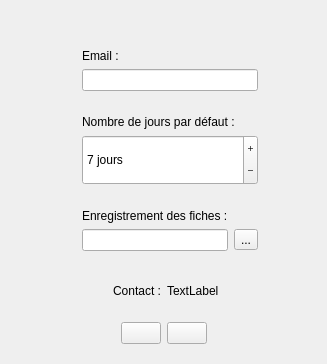
     <widget class="QFrame" name="frame_settings">
      <property name="frameShape">
       <enum>QFrame::NoFrame</enum>
      </property>
      <property name="frameShadow">
       <enum>QFrame::Raised</enum>
      </property>
      <layout class="QGridLayout" name="gridLayout_38">
       <item row="1" column="0">
        <widget class="QFrame" name="frame_5">
         <property name="frameShape">
          <enum>QFrame::NoFrame</enum>
         </property>
         <property name="frameShadow">
          <enum>QFrame::Raised</enum>
         </property>
         <layout class="QGridLayout" name="gridLayout_40">
          <item row="0" column="1">
           <widget class="QFrame" name="frame_settings_email">
            <property name="frameShape">
             <enum>QFrame::NoFrame</enum>
            </property>
            <property name="frameShadow">
             <enum>QFrame::Raised</enum>
            </property>
            <layout class="QGridLayout" name="gridLayout_41">
             <item row="1" column="1">
              <widget class="QLineEdit" name="lE_email"/>
             </item>
             <item row="0" column="1">
              <widget class="QLabel" name="label_12">
               <property name="text">
                <string>Email : </string>
               </property>
              </widget>
             </item>
             <item row="0" column="0" rowspan="2">
              <widget class="QLabel" name="img_settings_email">
               <property name="maximumSize">
                <size>
                 <width>40</width>
                 <height>40</height>
                </size>
               </property>
               <property name="text">
                <string/>
               </property>
               <property name="pixmap">
                <pixmap>images/icon_send.png</pixmap>
               </property>
               <property name="scaledContents">
                <bool>true</bool>
               </property>
              </widget>
             </item>
            </layout>
           </widget>
          </item>
          <item row="1" column="1">
           <widget class="QFrame" name="frame_settings_days">
            <property name="frameShape">
             <enum>QFrame::NoFrame</enum>
            </property>
            <property name="frameShadow">
             <enum>QFrame::Raised</enum>
            </property>
            <layout class="QGridLayout" name="gridLayout_42">
             <item row="0" column="1">
              <widget class="QLabel" name="label_13">
               <property name="text">
                <string>Nombre de jours par défaut :</string>
               </property>
              </widget>
             </item>
             <item row="1" column="1">
              <widget class="QSpinBox" name="sB_settings_days">
               <property name="sizePolicy">
                <sizepolicy hsizetype="Expanding" vsizetype="Fixed">
                 <horstretch>0</horstretch>
                 <verstretch>0</verstretch>
                </sizepolicy>
               </property>
               <property name="minimumSize">
                <size>
                 <width>0</width>
                 <height>50</height>
                </size>
               </property>
               <property name="buttonSymbols">
                <enum>QAbstractSpinBox::PlusMinus</enum>
               </property>
               <property name="suffix">
                <string> jours</string>
               </property>
               <property name="value">
                <number>7</number>
               </property>
              </widget>
             </item>
             <item row="0" column="0" rowspan="2">
              <widget class="QLabel" name="img_settings_days">
               <property name="maximumSize">
                <size>
                 <width>40</width>
                 <height>40</height>
                </size>
               </property>
               <property name="text">
                <string/>
               </property>
               <property name="pixmap">
                <pixmap>images/icon_date_3colors_t_LD.png</pixmap>
               </property>
               <property name="scaledContents">
                <bool>true</bool>
               </property>
              </widget>
             </item>
            </layout>
           </widget>
          </item>
          <item row="2" column="1">
           <widget class="QFrame" name="frame_settings_storage">
            <property name="frameShape">
             <enum>QFrame::NoFrame</enum>
            </property>
            <property name="frameShadow">
             <enum>QFrame::Raised</enum>
            </property>
            <layout class="QGridLayout" name="gridLayout_43">
             <item row="0" column="1">
              <widget class="QLabel" name="label_14">
               <property name="text">
                <string>Enregistrement des fiches :</string>
               </property>
              </widget>
             </item>
             <item row="1" column="2">
              <widget class="QToolButton" name="toolButton">
               <property name="text">
                <string>...</string>
               </property>
              </widget>
             </item>
             <item row="1" column="1">
              <widget class="QLineEdit" name="lE_storage">
               <property name="readOnly">
                <bool>true</bool>
               </property>
              </widget>
             </item>
             <item row="0" column="0" rowspan="2">
              <widget class="QLabel" name="img_settings_storage">
               <property name="maximumSize">
                <size>
                 <width>40</width>
                 <height>40</height>
                </size>
               </property>
               <property name="text">
                <string/>
               </property>
               <property name="pixmap">
                <pixmap>images/icon_print.png</pixmap>
               </property>
               <property name="scaledContents">
                <bool>true</bool>
               </property>
              </widget>
             </item>
            </layout>
           </widget>
          </item>
          <item row="1" column="0">
           <spacer name="horizontalSpacer_17">
            <property name="orientation">
             <enum>Qt::Horizontal</enum>
            </property>
            <property name="sizeHint" stdset="0">
             <size>
              <width>40</width>
              <height>20</height>
             </size>
            </property>
           </spacer>
          </item>
          <item row="1" column="2">
           <spacer name="horizontalSpacer_18">
            <property name="orientation">
             <enum>Qt::Horizontal</enum>
            </property>
            <property name="sizeHint" stdset="0">
             <size>
              <width>40</width>
              <height>20</height>
             </size>
            </property>
           </spacer>
          </item>
         </layout>
        </widget>
       </item>
       <item row="3" column="0">
        <widget class="QFrame" name="frame_11">
         <property name="frameShape">
          <enum>QFrame::NoFrame</enum>
         </property>
         <property name="frameShadow">
          <enum>QFrame::Raised</enum>
         </property>
         <layout class="QGridLayout" name="gridLayout_39">
          <item row="0" column="2">
           <widget class="QPushButton" name="pB_ok_3">
            <property name="toolTip">
             <string>Enregistrer</string>
            </property>
            <property name="text">
             <string/>
            </property>
            <property name="iconSize">
             <size>
              <width>40</width>
              <height>40</height>
             </size>
            </property>
           </widget>
          </item>
          <item row="0" column="0">
           <spacer name="horizontalSpacer_16">
            <property name="orientation">
             <enum>Qt::Horizontal</enum>
            </property>
            <property name="sizeHint" stdset="0">
             <size>
              <width>40</width>
              <height>20</height>
             </size>
            </property>
           </spacer>
          </item>
          <item row="0" column="1">
           <widget class="QPushButton" name="pB_cancel_3">
            <property name="toolTip">
             <string>Annuler</string>
            </property>
            <property name="text">
             <string/>
            </property>
            <property name="iconSize">
             <size>
              <width>40</width>
              <height>40</height>
             </size>
            </property>
           </widget>
          </item>
          <item row="0" column="3">
           <spacer name="horizontalSpacer_19">
            <property name="orientation">
             <enum>Qt::Horizontal</enum>
            </property>
            <property name="sizeHint" stdset="0">
             <size>
              <width>40</width>
              <height>20</height>
             </size>
            </property>
           </spacer>
          </item>
         </layout>
        </widget>
       </item>
       <item row="2" column="0">
        <widget class="QFrame" name="frame_15">
         <property name="frameShape">
          <enum>QFrame::NoFrame</enum>
         </property>
         <property name="frameShadow">
          <enum>QFrame::Raised</enum>
         </property>
         <layout class="QGridLayout" name="gridLayout_13">
          <item row="0" column="0">
           <widget class="QLabel" name="label_15">
            <property name="text">
             <string>Contact :</string>
            </property>
            <property name="alignment">
             <set>Qt::AlignRight|Qt::AlignTrailing|Qt::AlignVCenter</set>
            </property>
           </widget>
          </item>
          <item row="0" column="1">
           <widget class="QLabel" name="label_contact">
            <property name="text">
             <string>TextLabel</string>
            </property>
           </widget>
          </item>
         </layout>
        </widget>
       </item>
       <item row="0" column="0">
        <widget class="QLabel" name="label_user">
         <property name="toolTip">
          <string>Préférences</string>
         </property>
         <property name="text">
          <string/>
         </property>
         <property name="pixmap">
          <pixmap>images/icon_user_color.png</pixmap>
         </property>
         <property name="scaledContents">
          <bool>false</bool>
         </property>
         <property name="alignment">
          <set>Qt::AlignCenter</set>
         </property>
        </widget>
       </item>
      </layout>
     </widget>
